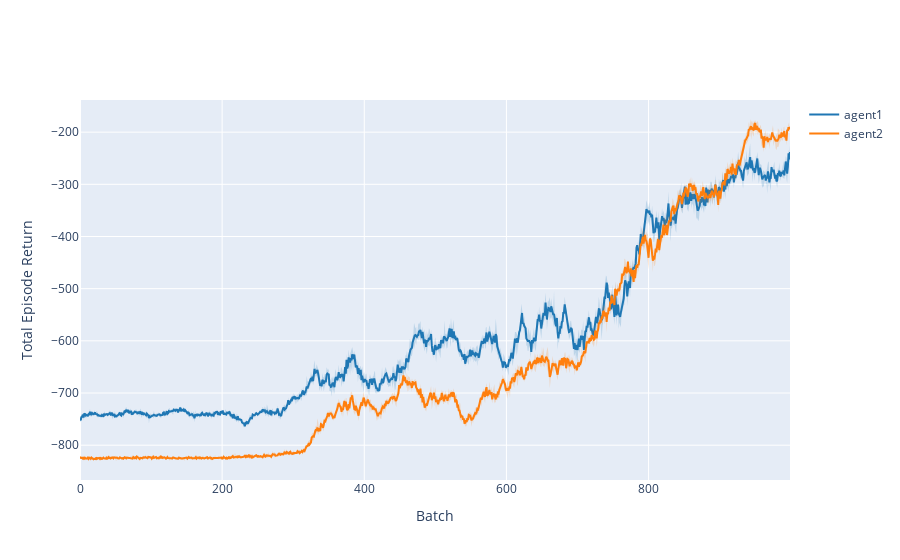

The code cell stored with this chart in its notebook:
### Code cell
fig_two_agents=sim_2.plot_learning_curves()

### Figure 1 — Plotly figure (JSON) as saved in the notebook; plotly's stock layout.template omitted (floating-point values rounded to 4 significant figures; data arrays with more than 128 entries replaced by an {"elided": "..."} marker saying what was removed)
{"data": [{"line": {"color": "rgb(31, 119, 180)"}, "mode": "lines", "name": "agent1", "type": "scatter", "x": {"elided": "1000 int values"}, "y": {"elided": "1000 float values"}}, {"fill": "toself", "fillcolor": "rgba(31, 119, 180,0.2)", "hoverinfo": "skip", "line": {"color": "rgba(255,255,255,0)"}, "showlegend": false, "type": "scatter", "x": {"elided": "2000 int values"}, "y": {"elided": "2000 float values"}}, {"line": {"color": "rgb(255, 127, 14)"}, "mode": "lines", "name": "agent2", "type": "scatter", "x": {"elided": "1000 int values"}, "y": {"elided": "1000 float values"}}, {"fill": "toself", "fillcolor": "rgba(255, 127, 14,0.2)", "hoverinfo": "skip", "line": {"color": "rgba(255,255,255,0)"}, "showlegend": false, "type": "scatter", "x": {"elided": "2000 int values"}, "y": {"elided": "2000 float values"}}], "layout": {"xaxis": {"title": {"text": "Batch"}}, "yaxis": {"title": {"text": "Total Episode Return"}}}}
